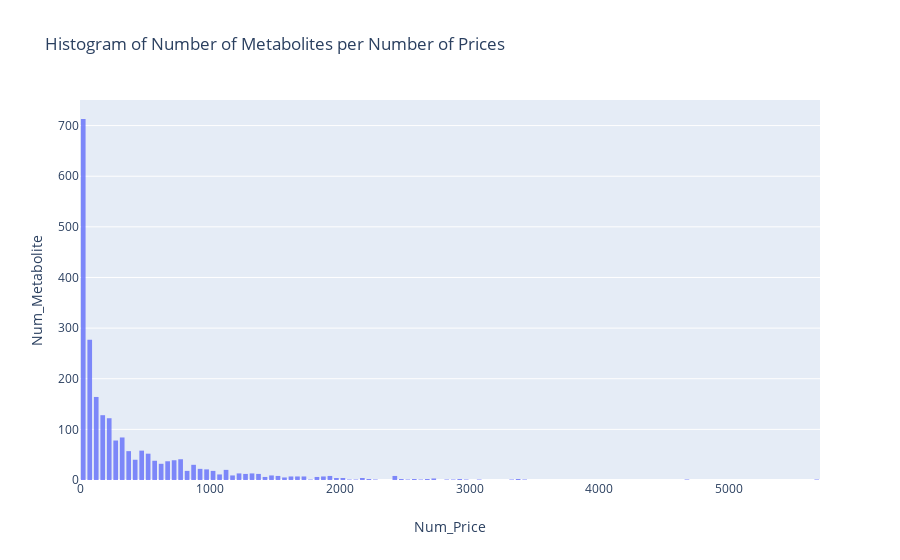

The code cell stored with this chart in its notebook:
### Markdown cell above
The histogram is right skewed, which means that the mean of the number of prices is typically greater than the median.

### Code cell
# Interactive histogram with plotly

fig = go.Figure(
      data=[go.Histogram(x= num_price, name = 'Num Price (g)', opacity = 0.8)]) #Creating histogram with num_price list

fig.update_layout(
    title_text='Histogram of Number of Metabolites per Number of Prices', # title of plot
    xaxis_title_text='Num_Price', # xaxis label
    yaxis_title_text='Num_Metabolite', # yaxis label
    bargap=0.2, # gap between bars of adjacent location coordinates
    bargroupgap=0.1 # gap between bars of the same location coordinates
)

fig.show()

### Figure 1 — Plotly figure (JSON) as saved in the notebook; plotly's stock layout.template omitted (floating-point values rounded to 4 significant figures; data arrays with more than 128 entries replaced by an {"elided": "..."} marker saying what was removed)
{"data": [{"name": "Num Price (g)", "opacity": 0.8, "type": "histogram", "x": {"elided": "2278 int values"}}], "layout": {"bargap": 0.2, "bargroupgap": 0.1, "title": {"text": "Histogram of Number of Metabolites per Number of Prices"}, "xaxis": {"title": {"text": "Num_Price"}}, "yaxis": {"title": {"text": "Num_Metabolite"}}}}
